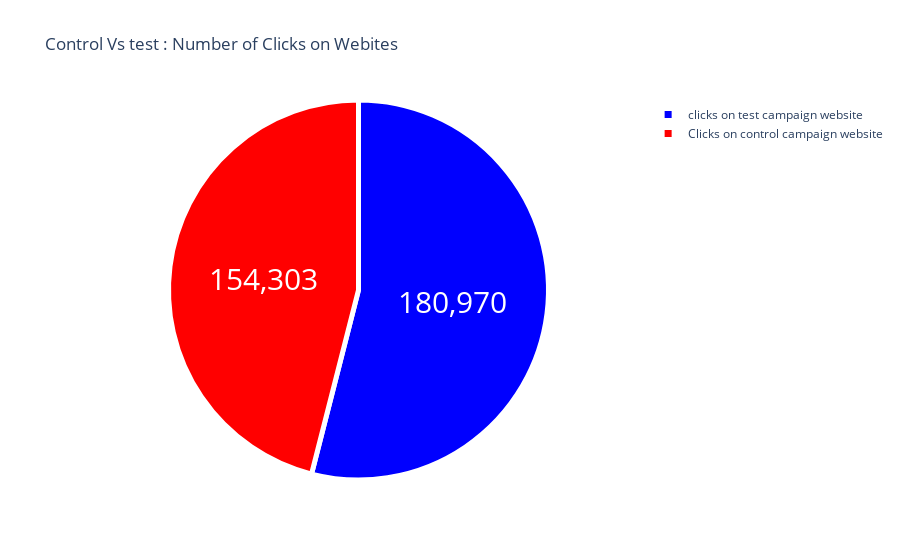

The cell this chart's notebook holds for it:
### Markdown cell above
***Number of Website Clicks***
lets know the number of website clicks for both the campaigns.

### Code cell
label=["Clicks on control campaign website","clicks on test campaign website"]

counts=[sum(control_data["Website Clicks"]),sum(test_data["Website Clicks"])]

colors=["red","blue"]

fig=go.Figure(data=[go.Pie(labels=label, values=counts)])

fig.update_layout(title_text="Control Vs test : Number of Clicks on Webites")

fig.update_traces(hoverinfo="label+percent", textinfo="value", textfont_size=30, marker=dict(colors=colors,line=dict(color="white",width=5)))

fig.show()

### Figure 1 — Plotly figure (JSON) as saved in the notebook; plotly's stock layout.template omitted (floating-point values rounded to 4 significant figures)
{"data": [{"hoverinfo": "label+percent", "labels": ["Clicks on control campaign website", "clicks on test campaign website"], "marker": {"colors": ["red", "blue"], "line": {"color": "white", "width": 5}}, "textfont": {"size": 30}, "textinfo": "value", "type": "pie", "values": [154303, 180970]}], "layout": {"title": {"text": "Control Vs test : Number of Clicks on Webites"}}}
